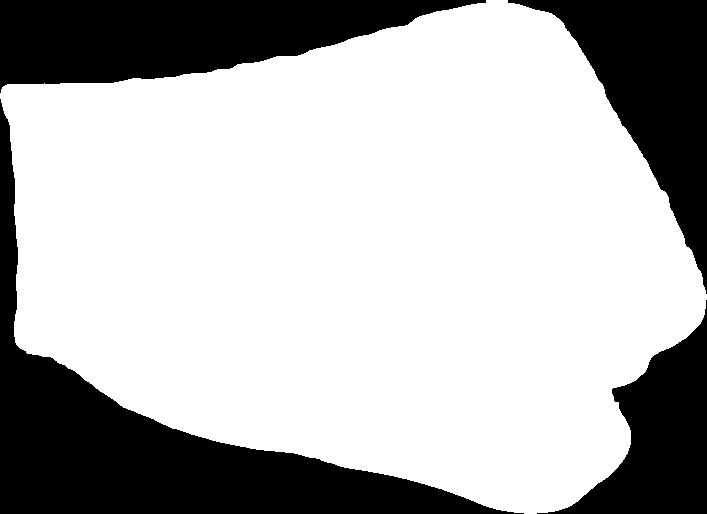
#> input picture HW3/HW3-JiangshanLuo/code/templates/left fist 2-bw.jpg, 707 x 514 px, given in place of the camera
$ python A3.py   (older library calls are emulated)
#> lines starting #> are read from the running program, lines starting #| are printed output that depends on the picture
import cv2
from template_matching import *

# Fine-tune following params for best performance
# blurring kernel size
BLURRING_KERNEL = 20

# absolute thresholding threshold
THRESH = 80

# NCC and SSD threshold
NCC_THRESH = 0.5
SSD_THRESH = 2000

# Threshold for area of skin
AREA_THRESH = 8000

# centroid queue size
QUEUE_SIZE = 100
DISTANCE_THRESH = 10000

# waving upper bound
wavingUpperBound = 60

# waving upper bound
wavingLowerBound = 25

# drawing threshold
drawThreshold = 61

def imgMax(img):
    maxMat = np.max(img.reshape(img.shape[0]*img.shape[1], 3), axis=1).reshape(img.shape[0], img.shape[1])
    return maxMat

def imgMin(img):
    minMat = np.min(img.reshape(img.shape[0]*img.shape[1], 3), axis=1).reshape(img.shape[0], img.shape[1])
    return minMat

# returns the @param img with only skin color (the rest of the pixels are black)
def skinDetect(img):
    B = img[:, :, 0]
    G = img[:, :, 1]
    R = img[:, :, 2]
    skin = np.zeros_like(img)
    maxMat = imgMax(img)
    minMat = imgMin(img)
    cond = (R > 95) & (G > 40) & (B > 20) &((maxMat - minMat) > 15) & (np.abs(R - G) > 15) & (R > G) & (R > B)
    skin[cond] = img[cond]
    return skin


def gesture_identifier(mirror=False):

    # the video stream
#> called with mirror = True
    cam = cv2.VideoCapture(0)

    # window that displays the live video stream
    cv2.namedWindow('objects')

    # read template images from directory
    data_path = abspath('./templates')
    data_list = [join(data_path, file) for file in listdir(data_path) if isfile(join(data_path, file)) and '.jpg' in file]

    # list of grayscale template image file names
    image_grayscale = [x for x in data_list if 'grayscale' in x]

    # list of the hand shape names
    template_name_grayscale = [x for x in listdir(data_path) if 'grayscale' in x]

    # extract names of hand shapes
    for i in range(len(template_name_grayscale)):
        substrings = template_name_grayscale[i].split()
        name = ""
        for j in substrings[:-1]:
            name = name + " " + j
        template_name_grayscale[i] = name[1:]

    # for each grayscale template image in the directory
    # store the image in an list
    grayscale_templates = []
    for template in image_grayscale:
        img = cv2.imread(template)
        img = cv2.cvtColor(img, cv2.COLOR_BGR2GRAY)

        grayscale_templates.append(img.copy())

        # remove noise in image using largest contour
        grayscale_templates = remove_padding(grayscale_templates)

    ###########################################################################

    traces = []

    # create a structuring element for opening
    elipticalKernel = cv2.getStructuringElement(cv2.MORPH_ELLIPSE, (5, 5))

    while True:

        # read the current frame
        ret_val, img = cam.read()
#> img is the input picture: shape (514, 707, 3); min 0, max 255, mean 180.7

        # if not successful, exit program
        if ret_val == 0:
            raise Exception("Frame not found")

        # if the video stream is flipped, fix the image
        if mirror:
            img = cv2.flip(img, 1)
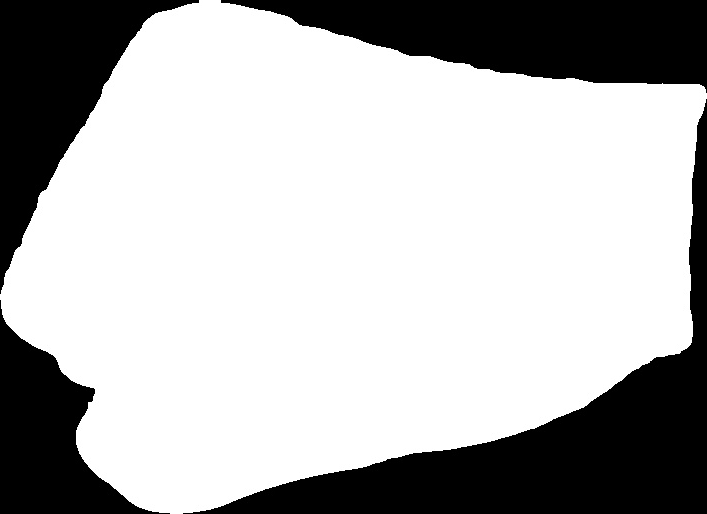
#> img: shape (514, 707, 3); min 0, max 255, mean 180.7

        # remove any pixels in the frame that are not skin color
        skin = skinDetect(img)
#> in skinDetect, `cond = (R > 95) & (G > 40) & (B > 20) &((maxMat - minMat) > 15) & (np...`: cond: shape (514, 707) bool; every value is 0
#> in skinDetect, `skin[cond] = img[cond]`: skin: shape (514, 707, 3); every value is 0

        # morphology technique opening to remove noise
        skin = cv2.morphologyEx(skin, cv2.MORPH_OPEN, elipticalKernel)

        # convert to grayscale
        grayscale = cv2.cvtColor(skin, cv2.COLOR_BGR2GRAY);

        # smoothing grayscale image
        grayscaleBlurred = cv2.blur(grayscale, (BLURRING_KERNEL, BLURRING_KERNEL))

        # thresholding blurred grayscale image
        retval, threshOutput = cv2.threshold(grayscaleBlurred, THRESH, 1, cv2.THRESH_BINARY)
#> retval = 80

        # find the contours in the image
        im2, contours, hierarchy = cv2.findContours(threshOutput, cv2.RETR_TREE, cv2.CHAIN_APPROX_SIMPLE)
#> contours = []

        # initailize a list of bounding recs for each blob in the frame
        imgBounding = img.copy()
        boundingRecs = []

        # a list of a grayscale image for each blob found
        subimgGrayscaleBlurred =[]

        # for each blob in the frame
        # determine if the blob is big enough to be a hand
        for contour in contours:
            area = cv2.contourArea(contour)
            if area > AREA_THRESH:
                rec = cv2.boundingRect(contour)

                # save the bounding box in the boundingRecs list
                boundingRecs.append(rec)
                x, y, w, h = rec

                # save the grayscale image
                subimgGrayscaleBlurred.append(grayscaleBlurred[y:y+h, x:x+w])
#> this loop made 0 passes
#> after the loop, boundingRecs = []; subimgGrayscaleBlurred = []

        # if hand blobs exist in this frame
        if len(subimgGrayscaleBlurred) > 0:
            centroids = []

            # use template matching
            shape_recognition_ncc, shape_value_ncc = template_matching(subimgGrayscaleBlurred, grayscale_templates, method='grayscale_ncc')

            # for each NNC value of a hand blob
            for index_ncc in range(len(subimgGrayscaleBlurred)):

                # determine if the blob is a hand shape
                if shape_value_ncc[index_ncc] > NCC_THRESH:

                    # display hand shape name and bounding box
                    x, y, w, h = boundingRecs[index_ncc]
                    textY = y - 10
                    if textY < 0:
                        textY = y + h + 25
                    cv2.putText(imgBounding, template_name_grayscale[shape_recognition_ncc[index_ncc]], (x, textY),cv2.FONT_HERSHEY_PLAIN,2,(0,255,0), 2)
                    cv2.rectangle(imgBounding, (x, y), (x + w, y + h), (0, 255, 0), 5, 8, 0)

                    # save the centroid for tracking
                    centroids.append(np.array([x + int(w/2), y + int(h/2)]))

            # center evaluations that decides whether it is a center from previously tracked objects or a new object
            trace_update = [False for x in traces]

            for centroid in centroids:
                if len(traces) == 0:
                    traces.append([centroid])
                else:
                    dist = [np.sum((x[-1] - centroid) ** 2) for x in traces]
                    if np.min(dist) < DISTANCE_THRESH:
                        traces[np.argmin(dist)].append(centroid)
                        trace_update[np.argmin(dist)] = True
                    else:
                        traces.append([centroid])

            # if trace longer than threshold, pop first.
            # if not updated(tracked),drop first 1/4 of the traces
            for index in range(len(trace_update)):
                if len(traces[index]) > QUEUE_SIZE:
                    traces[index].pop(0)
                elif trace_update[index] == False:
                    if len(traces[index]) > int(QUEUE_SIZE / 2):
                        del traces[index][:int(QUEUE_SIZE / 2)]
                    else:
                        traces[index] = []
            traces = [x for x in traces if len(x) != 0]

            # set up filtering to decide if current tracked object is waving or drawing
            for trace in traces:
                trace = np.array(trace)
                avg = np.mean(np.array(trace), axis = 0)#.reshape()
                avgDelta = np.sum(np.abs(trace - avg))/len(trace)
                if wavingLowerBound < avgDelta < wavingUpperBound:
                    cv2.putText(imgBounding, 'waving', tuple(trace[-1]) ,cv2.FONT_HERSHEY_PLAIN,2,(0,255,0), 2)
                elif avgDelta > drawThreshold:
                    cv2.putText(imgBounding, 'drawing', tuple(trace[-1]) ,cv2.FONT_HERSHEY_PLAIN,2,(0,255,0), 2)
                    for index in range(1, len(trace)):
                       cv2.line(imgBounding,tuple(trace[index - 1]),tuple(trace[index]),(255,0,0),5)

        cv2.imshow('objects', imgBounding)

        if cv2.waitKey(1) == 27 :#
#> (key Esc is pressed here)
            break  # esc to quit
    cv2.destroyAllWindows()

def main():
    gesture_identifier(mirror=True)


if __name__ == '__main__':
    main()

$ run again, on HW3/HW3-JiangshanLuo/code/templates/left fist 3-bw.jpg
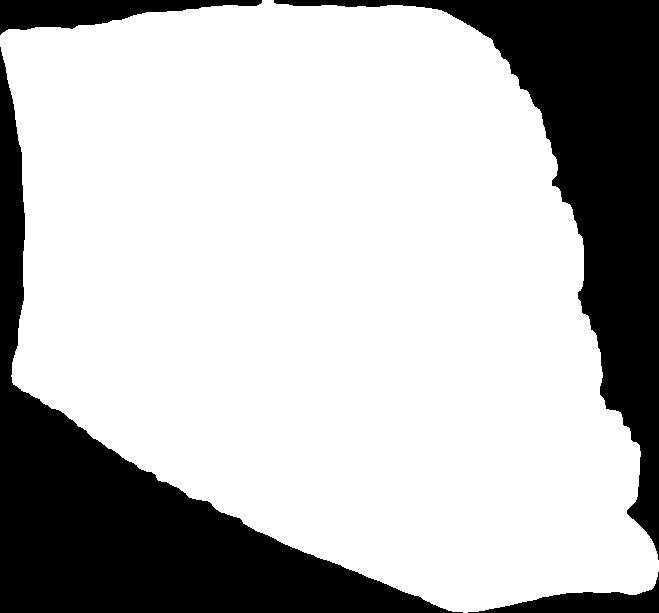
#> input picture HW3/HW3-JiangshanLuo/code/templates/left fist 3-bw.jpg, 659 x 613 px, given in place of the camera
#> in gesture_identifier, img is the input picture: shape (613, 659, 3); min 0, max 255, mean 186.7
#> in gesture_identifier, `img = cv2.flip(img, 1)`:
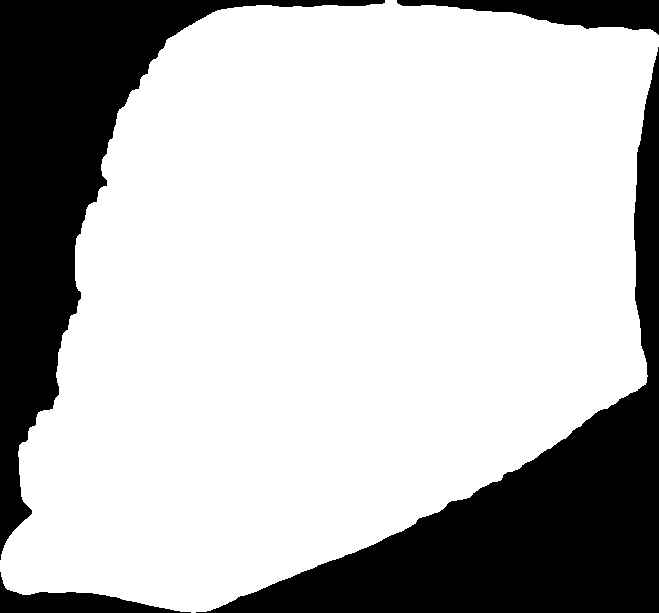
#> img: shape (613, 659, 3); min 0, max 255, mean 186.7
#> cond: shape (613, 659) bool; every value is 0
#> skin: shape (613, 659, 3); every value is 0
#> retval = 80
#> contours = []

$ run again, on HW3/HW3-JiangshanLuo/code/templates/left hand-bw.jpg
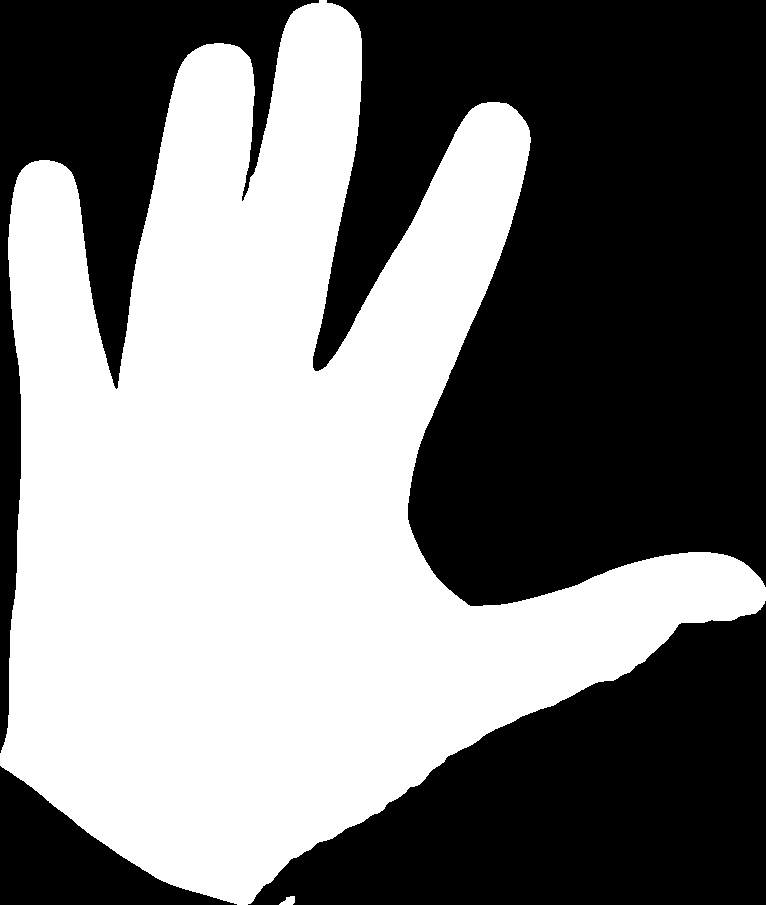
#> input picture HW3/HW3-JiangshanLuo/code/templates/left hand-bw.jpg, 766 x 905 px, given in place of the camera
#> in gesture_identifier, img is the input picture: shape (905, 766, 3); min 0, max 255, mean 124
#> in gesture_identifier, `img = cv2.flip(img, 1)`:
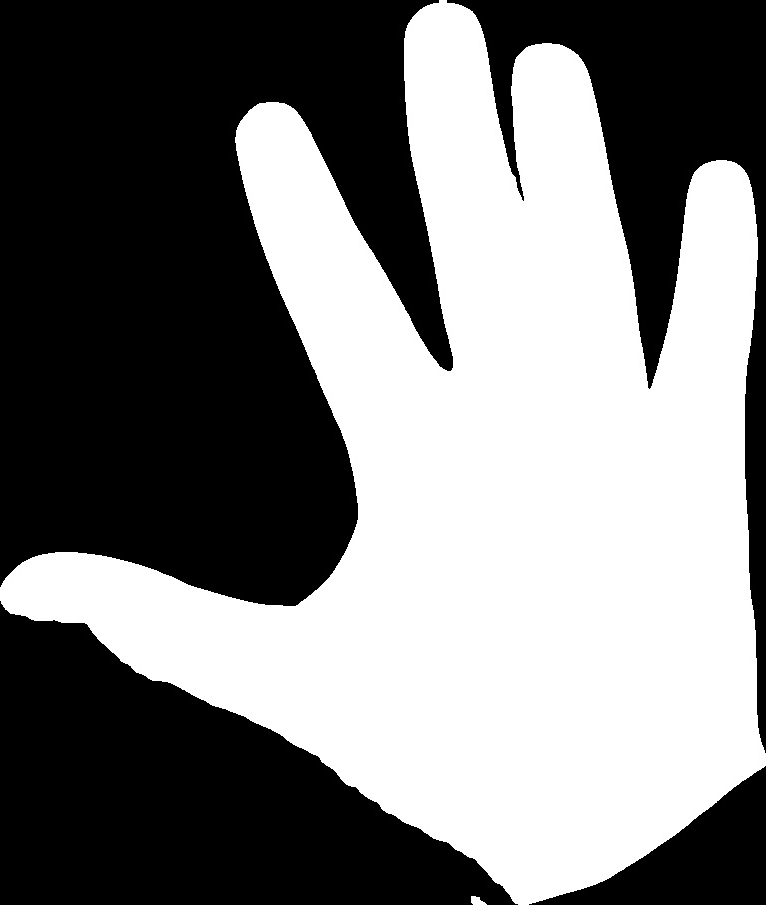
#> img: shape (905, 766, 3); min 0, max 255, mean 124
#> cond: shape (905, 766) bool; every value is 0
#> skin: shape (905, 766, 3); every value is 0
#> retval = 80
#> contours = []

$ run again, on HW3/HW3-JiangshanLuo/code/templates/left palm-bw.jpg
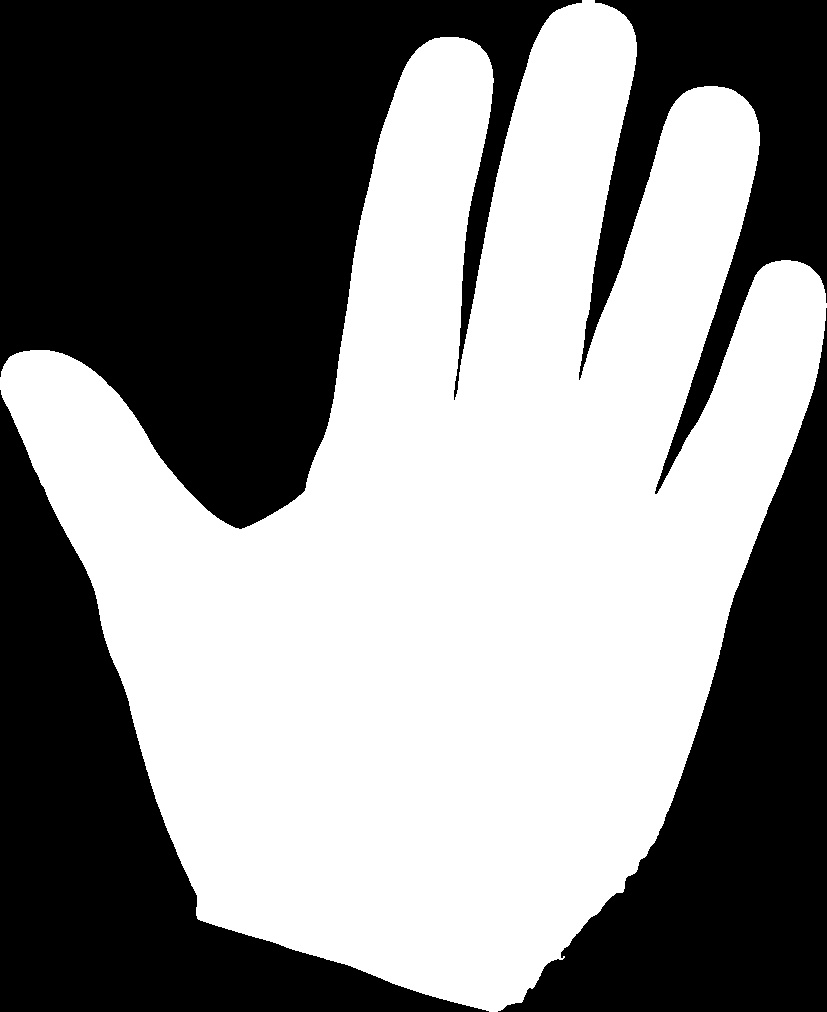
#> input picture HW3/HW3-JiangshanLuo/code/templates/left palm-bw.jpg, 827 x 1012 px, given in place of the camera
#> in gesture_identifier, img is the input picture: shape (1012, 827, 3); min 0, max 255, mean 136.3
#> in gesture_identifier, `img = cv2.flip(img, 1)`:
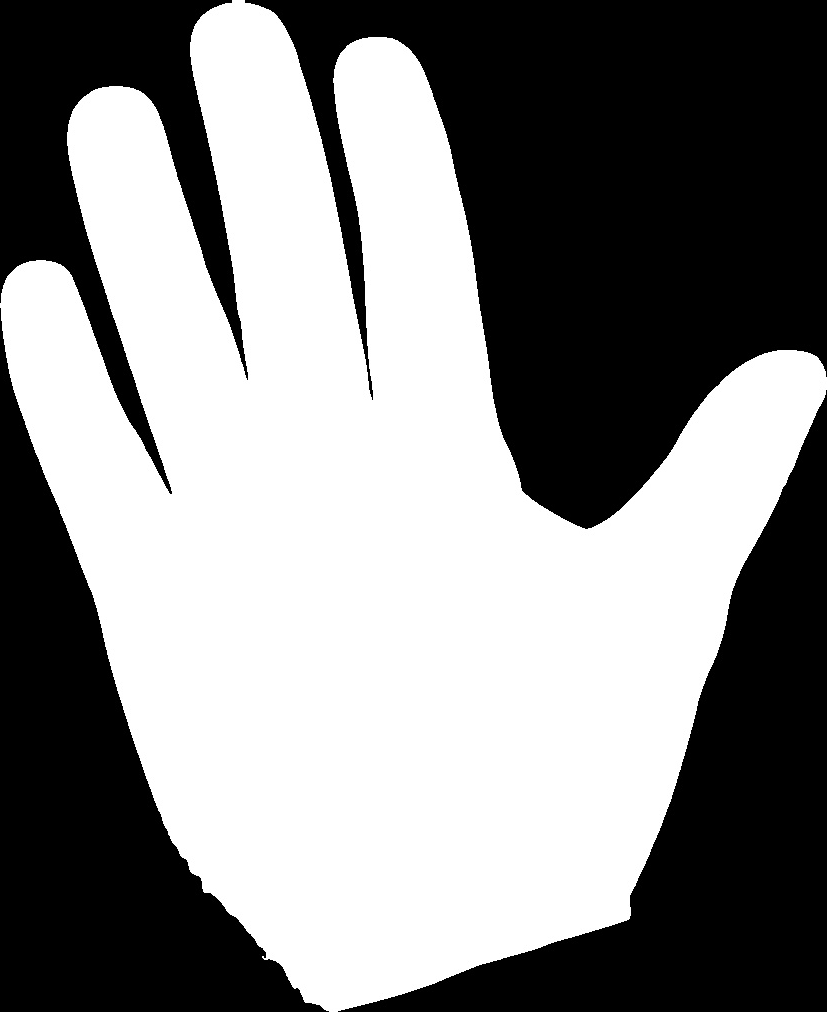
#> img: shape (1012, 827, 3); min 0, max 255, mean 136.3
#> cond: shape (1012, 827) bool; every value is 0
#> skin: shape (1012, 827, 3); every value is 0
#> retval = 80
#> contours = []
